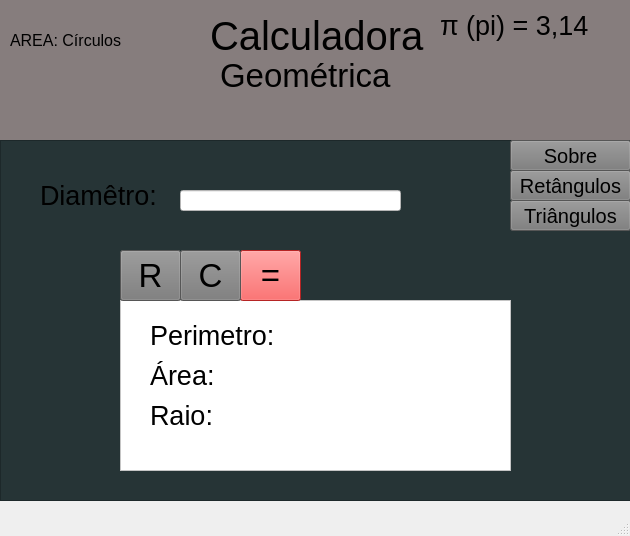
<?xml version="1.0" encoding="UTF-8"?>
<ui version="4.0">
 <class>MainWindow</class>
 <widget class="QMainWindow" name="MainWindow">
  <property name="geometry">
   <rect>
    <x>0</x>
    <y>0</y>
    <width>630</width>
    <height>536</height>
   </rect>
  </property>
  <property name="windowTitle">
   <string>GEO Calculadora</string>
  </property>
  <widget class="QWidget" name="centralwidget">
   <widget class="QFrame" name="frame">
    <property name="geometry">
     <rect>
      <x>-30</x>
      <y>-10</y>
      <width>801</width>
      <height>161</height>
     </rect>
    </property>
    <property name="styleSheet">
     <string notr="true">alternate-background-color: rgb(98, 96, 95);
background-color: rgb(134, 125, 125);</string>
    </property>
    <property name="frameShape">
     <enum>QFrame::StyledPanel</enum>
    </property>
    <property name="frameShadow">
     <enum>QFrame::Raised</enum>
    </property>
    <widget class="QLabel" name="label">
     <property name="geometry">
      <rect>
       <x>240</x>
       <y>10</y>
       <width>561</width>
       <height>71</height>
      </rect>
     </property>
     <property name="font">
      <font>
       <pointsize>30</pointsize>
      </font>
     </property>
     <property name="text">
      <string>Calculadora</string>
     </property>
    </widget>
    <widget class="QLabel" name="label_2">
     <property name="geometry">
      <rect>
       <x>250</x>
       <y>70</y>
       <width>561</width>
       <height>31</height>
      </rect>
     </property>
     <property name="font">
      <font>
       <pointsize>25</pointsize>
      </font>
     </property>
     <property name="text">
      <string>Geométrica</string>
     </property>
    </widget>
    <widget class="QLabel" name="label_3">
     <property name="geometry">
      <rect>
       <x>40</x>
       <y>30</y>
       <width>141</width>
       <height>41</height>
      </rect>
     </property>
     <property name="font">
      <font>
       <pointsize>12</pointsize>
      </font>
     </property>
     <property name="text">
      <string>AREA: Círculos</string>
     </property>
    </widget>
    <widget class="QTextEdit" name="textEdit">
     <property name="geometry">
      <rect>
       <x>190</x>
       <y>150</y>
       <width>104</width>
       <height>71</height>
      </rect>
     </property>
    </widget>
    <widget class="QLabel" name="label_7">
     <property name="geometry">
      <rect>
       <x>470</x>
       <y>20</y>
       <width>171</width>
       <height>31</height>
      </rect>
     </property>
     <property name="font">
      <font>
       <pointsize>20</pointsize>
      </font>
     </property>
     <property name="text">
      <string>π (pi) = 3,14</string>
     </property>
    </widget>
   </widget>
   <widget class="QFrame" name="frame_2">
    <property name="geometry">
     <rect>
      <x>0</x>
      <y>140</y>
      <width>631</width>
      <height>361</height>
     </rect>
    </property>
    <property name="styleSheet">
     <string notr="true">background-color: rgb(38, 52, 54);</string>
    </property>
    <property name="frameShape">
     <enum>QFrame::StyledPanel</enum>
    </property>
    <property name="frameShadow">
     <enum>QFrame::Raised</enum>
    </property>
    <widget class="QPushButton" name="pushButton">
     <property name="geometry">
      <rect>
       <x>510</x>
       <y>0</y>
       <width>121</width>
       <height>31</height>
      </rect>
     </property>
     <property name="font">
      <font>
       <pointsize>15</pointsize>
      </font>
     </property>
     <property name="styleSheet">
      <string notr="true">background-color: rgb(42, 37, 35);
background-color: rgb(121, 121, 121);</string>
     </property>
     <property name="text">
      <string>Sobre</string>
     </property>
    </widget>
    <widget class="QPushButton" name="pushButton_2">
     <property name="geometry">
      <rect>
       <x>510</x>
       <y>30</y>
       <width>121</width>
       <height>31</height>
      </rect>
     </property>
     <property name="font">
      <font>
       <pointsize>15</pointsize>
      </font>
     </property>
     <property name="styleSheet">
      <string notr="true">background-color: rgb(42, 37, 35);
background-color: rgb(121, 121, 121);</string>
     </property>
     <property name="text">
      <string>Retângulos</string>
     </property>
    </widget>
    <widget class="QPushButton" name="pushButton_3">
     <property name="geometry">
      <rect>
       <x>510</x>
       <y>60</y>
       <width>121</width>
       <height>31</height>
      </rect>
     </property>
     <property name="font">
      <font>
       <pointsize>15</pointsize>
      </font>
     </property>
     <property name="styleSheet">
      <string notr="true">background-color: rgb(42, 37, 35);
background-color: rgb(121, 121, 121);</string>
     </property>
     <property name="text">
      <string>Triângulos</string>
     </property>
    </widget>
    <widget class="QFrame" name="frame_3">
     <property name="geometry">
      <rect>
       <x>120</x>
       <y>160</y>
       <width>391</width>
       <height>171</height>
      </rect>
     </property>
     <property name="styleSheet">
      <string notr="true">background-color: rgb(255, 255, 255);</string>
     </property>
     <property name="frameShape">
      <enum>QFrame::StyledPanel</enum>
     </property>
     <property name="frameShadow">
      <enum>QFrame::Raised</enum>
     </property>
     <widget class="QLabel" name="label_4">
      <property name="geometry">
       <rect>
        <x>30</x>
        <y>10</y>
        <width>311</width>
        <height>51</height>
       </rect>
      </property>
      <property name="font">
       <font>
        <pointsize>20</pointsize>
       </font>
      </property>
      <property name="text">
       <string>Perimetro:</string>
      </property>
     </widget>
     <widget class="QLabel" name="label_5">
      <property name="geometry">
       <rect>
        <x>30</x>
        <y>50</y>
        <width>311</width>
        <height>51</height>
       </rect>
      </property>
      <property name="font">
       <font>
        <pointsize>20</pointsize>
       </font>
      </property>
      <property name="text">
       <string>Área:</string>
      </property>
     </widget>
     <widget class="QLabel" name="label_8">
      <property name="geometry">
       <rect>
        <x>30</x>
        <y>100</y>
        <width>311</width>
        <height>31</height>
       </rect>
      </property>
      <property name="font">
       <font>
        <pointsize>20</pointsize>
       </font>
      </property>
      <property name="text">
       <string>Raio:</string>
      </property>
     </widget>
    </widget>
    <widget class="QLineEdit" name="lineEdit">
     <property name="geometry">
      <rect>
       <x>180</x>
       <y>50</y>
       <width>221</width>
       <height>21</height>
      </rect>
     </property>
     <property name="styleSheet">
      <string notr="true">background-color: rgb(255, 255, 255);</string>
     </property>
    </widget>
    <widget class="QLabel" name="label_6">
     <property name="geometry">
      <rect>
       <x>40</x>
       <y>40</y>
       <width>131</width>
       <height>31</height>
      </rect>
     </property>
     <property name="font">
      <font>
       <pointsize>20</pointsize>
      </font>
     </property>
     <property name="text">
      <string>Diamêtro:</string>
     </property>
    </widget>
    <widget class="QPushButton" name="pushButton_4">
     <property name="geometry">
      <rect>
       <x>240</x>
       <y>110</y>
       <width>61</width>
       <height>51</height>
      </rect>
     </property>
     <property name="font">
      <font>
       <pointsize>25</pointsize>
      </font>
     </property>
     <property name="styleSheet">
      <string notr="true">background-color: rgb(255, 51, 51);</string>
     </property>
     <property name="text">
      <string>=</string>
     </property>
    </widget>
    <widget class="QPushButton" name="pushButton_5">
     <property name="geometry">
      <rect>
       <x>120</x>
       <y>110</y>
       <width>61</width>
       <height>51</height>
      </rect>
     </property>
     <property name="font">
      <font>
       <pointsize>25</pointsize>
      </font>
     </property>
     <property name="styleSheet">
      <string notr="true">background-color: rgb(42, 37, 35);
background-color: rgb(255, 241, 234);
background-color: rgb(121, 121, 121);</string>
     </property>
     <property name="text">
      <string>R</string>
     </property>
    </widget>
    <widget class="QPushButton" name="pushButton_6">
     <property name="geometry">
      <rect>
       <x>180</x>
       <y>110</y>
       <width>61</width>
       <height>51</height>
      </rect>
     </property>
     <property name="font">
      <font>
       <pointsize>25</pointsize>
      </font>
     </property>
     <property name="styleSheet">
      <string notr="true">background-color: rgb(42, 37, 35);
background-color: rgb(255, 241, 234);
background-color: rgb(121, 121, 121);</string>
     </property>
     <property name="text">
      <string>C</string>
     </property>
    </widget>
   </widget>
  </widget>
  <widget class="QMenuBar" name="menubar">
   <property name="geometry">
    <rect>
     <x>0</x>
     <y>0</y>
     <width>630</width>
     <height>21</height>
    </rect>
   </property>
  </widget>
  <widget class="QStatusBar" name="statusbar"/>
 </widget>
 <resources/>
 <connections/>
</ui>
